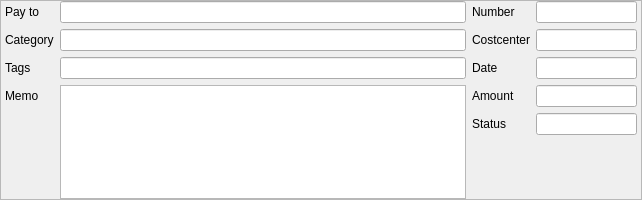
<?xml version="1.0" encoding="UTF-8"?>
<ui version="4.0">
 <class>NewTransactionForm</class>
 <widget class="QFrame" name="NewTransactionForm">
  <property name="geometry">
   <rect>
    <x>0</x>
    <y>0</y>
    <width>642</width>
    <height>200</height>
   </rect>
  </property>
  <property name="frameShape">
   <enum>QFrame::StyledPanel</enum>
  </property>
  <property name="frameShadow">
   <enum>QFrame::Raised</enum>
  </property>
  <layout class="QVBoxLayout" name="verticalLayout">
   <property name="leftMargin">
    <number>4</number>
   </property>
   <property name="topMargin">
    <number>0</number>
   </property>
   <property name="rightMargin">
    <number>4</number>
   </property>
   <property name="bottomMargin">
    <number>0</number>
   </property>
   <item>
    <layout class="QGridLayout" name="gridLayout" columnstretch="0,4,0,1">
     <item row="0" column="0">
      <widget class="QLabel" name="label">
       <property name="text">
        <string>Pay to</string>
       </property>
      </widget>
     </item>
     <item row="0" column="1">
      <widget class="QLineEdit" name="payeeEdit">
       <property name="readOnly">
        <bool>true</bool>
       </property>
      </widget>
     </item>
     <item row="0" column="2">
      <widget class="QLabel" name="label_4">
       <property name="text">
        <string>Number</string>
       </property>
      </widget>
     </item>
     <item row="0" column="3">
      <widget class="QLineEdit" name="numberEdit">
       <property name="readOnly">
        <bool>true</bool>
       </property>
      </widget>
     </item>
     <item row="1" column="0">
      <widget class="QLabel" name="label_2">
       <property name="text">
        <string>Category</string>
       </property>
      </widget>
     </item>
     <item row="1" column="1">
      <widget class="QLineEdit" name="accountEdit">
       <property name="readOnly">
        <bool>true</bool>
       </property>
      </widget>
     </item>
     <item row="1" column="2">
      <widget class="QLabel" name="label_8">
       <property name="text">
        <string>Costcenter</string>
       </property>
      </widget>
     </item>
     <item row="1" column="3">
      <widget class="QLineEdit" name="costCenterEdit">
       <property name="readOnly">
        <bool>true</bool>
       </property>
      </widget>
     </item>
     <item row="2" column="0">
      <widget class="QLabel" name="label_5">
       <property name="text">
        <string>Tags</string>
       </property>
      </widget>
     </item>
     <item row="2" column="1">
      <widget class="QLineEdit" name="tagEdit">
       <property name="readOnly">
        <bool>true</bool>
       </property>
      </widget>
     </item>
     <item row="2" column="2">
      <widget class="QLabel" name="label_6">
       <property name="text">
        <string>Date</string>
       </property>
      </widget>
     </item>
     <item row="2" column="3">
      <widget class="QLineEdit" name="dateEdit">
       <property name="readOnly">
        <bool>true</bool>
       </property>
      </widget>
     </item>
     <item row="3" column="0">
      <widget class="QLabel" name="label_3">
       <property name="text">
        <string>Memo</string>
       </property>
      </widget>
     </item>
     <item row="3" column="1" rowspan="3">
      <widget class="QPlainTextEdit" name="memoEdit">
       <property name="readOnly">
        <bool>true</bool>
       </property>
      </widget>
     </item>
     <item row="3" column="3">
      <widget class="QLineEdit" name="amountEdit">
       <property name="readOnly">
        <bool>true</bool>
       </property>
      </widget>
     </item>
     <item row="3" column="2">
      <widget class="QLabel" name="label_7">
       <property name="text">
        <string>Amount</string>
       </property>
      </widget>
     </item>
     <item row="4" column="2">
      <widget class="QLabel" name="label_9">
       <property name="text">
        <string>Status</string>
       </property>
      </widget>
     </item>
     <item row="4" column="3">
      <widget class="QLineEdit" name="statusEdit">
       <property name="readOnly">
        <bool>true</bool>
       </property>
      </widget>
     </item>
     <item row="5" column="3">
      <spacer name="verticalSpacer_2">
       <property name="orientation">
        <enum>Qt::Vertical</enum>
       </property>
       <property name="sizeHint" stdset="0">
        <size>
         <width>20</width>
         <height>18</height>
        </size>
       </property>
      </spacer>
     </item>
    </layout>
   </item>
  </layout>
 </widget>
 <resources/>
 <connections/>
</ui>
